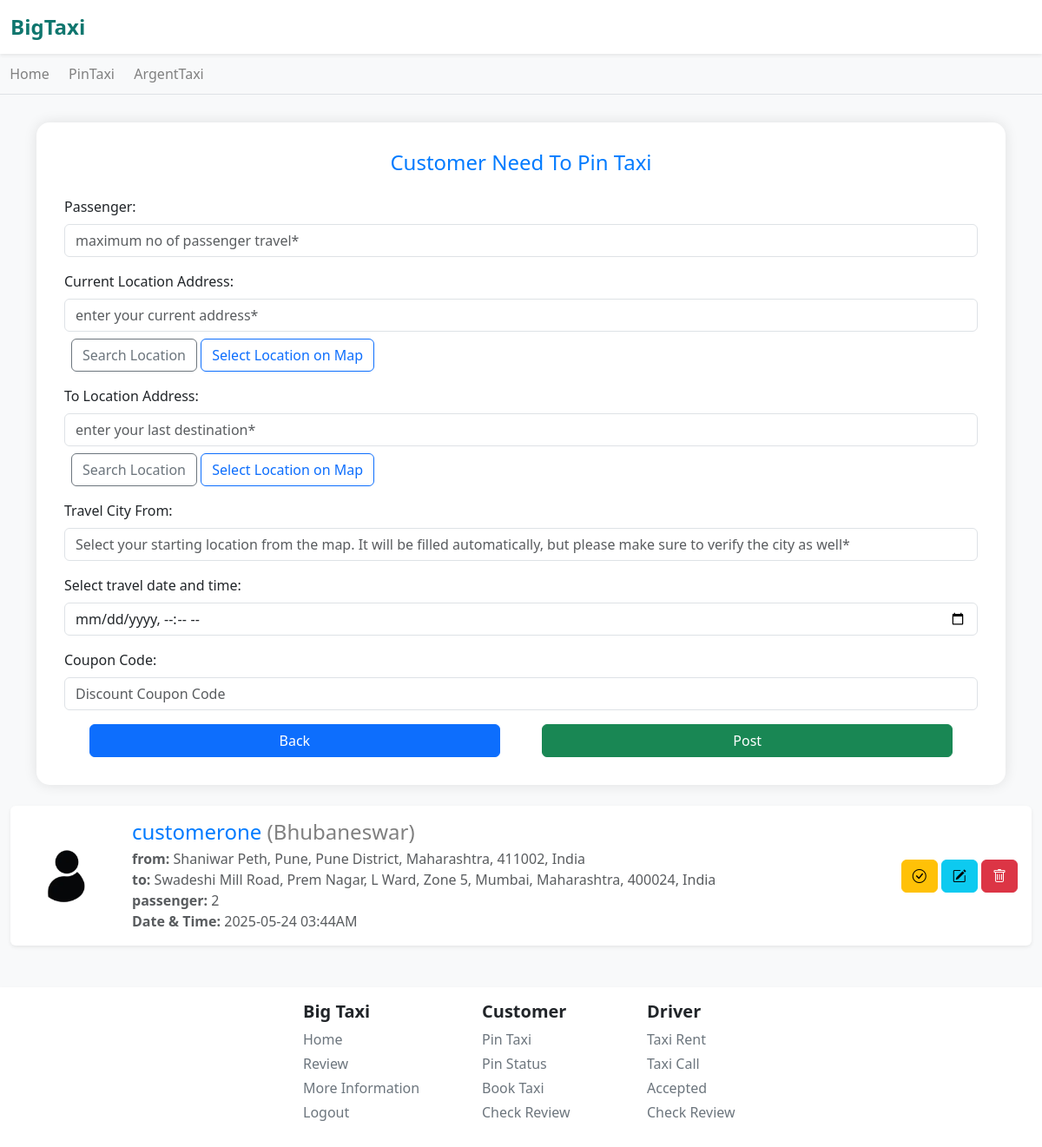
The page /home/pin/ (signed in) on the database its author committed.
### taxi_app/models.py (models this page shows, shortened)
class PinTaxiAvailable(models.Model):
    taxiAvaId = models.CharField(max_length=50)
    taxiCity = models.CharField(max_length=500)
    customerId = models.ForeignKey(usersDataModel, on_delete=models.CASCADE)
    currentLocation = models.CharField(max_length=2000)
    toLocation = models.CharField(max_length=2000, default='No Area Found!')
    taxiPassenger = models.IntegerField(default=1)
    pincode = models.CharField(max_length=20, default=' ')
    couponCodeWas = models.CharField(max_length=100, default='Customer Not Have Coupon')
    taxiDate = models.DateField(auto_now_add=True)
    taxiTime = models.TimeField(auto_now_add=True)
    taxiDateAndTimeByUser = models.CharField(max_length=100, default='none')
    priceOfTravel = models.IntegerField(default=0)
    driverCode = models.CharField(max_length=100, default='DRIVERCODE')

### Users/models.py (models this page shows, shortened)
class usersDataModel(models.Model):
    UserG = [
        ('Male', 'Male'),
        ('Female', 'Female'),
        ('Other', 'Other'),
        ('Not Check', 'Not Check'),
    ]
    UserC = [
        ('Developer', 'Developer'),
        ('Customer', 'Customer'),
        ('Driver', 'Driver'),
    ]
    ULink = models.ForeignKey(User, on_delete=models.CASCADE)
    UserCode = models.CharField(max_length=100, default='BIGTAXICODE1006463')
    UserCategory = models.CharField(choices=UserC, default='Customer')
    UserMobileNo = models.CharField(max_length=11)
    UserGender = models.CharField(max_length=100, default='Not Check')
    UserAge = models.CharField(max_length=3, default='')
    UserState = models.CharField(max_length=100, default='')
    UserCity = models.CharField(max_length=100, default='')
    UserPincode = models.CharField(max_length=20, default='')
    UserAddress = models.CharField(max_length=200, default='')
    UserPass = models.CharField(max_length=1000, default='password')
    CouponCode = models.CharField(max_length=50, null=True, blank=True)
    UProfileImage = models.ImageField(upload_to='profile/main/', default='profile/default/default.png')
    UProfileName = models.CharField(max_length=1000, default='BiXTaxi User')
    description = models.CharField(max_length=5000, default='No Description!')
    totalTripCount = models.IntegerField(default=0)
    dangerTripCount = models.IntegerField(default=0)

### taxi_app/views.py (the view, shortened to what this page needs)
# urls.py: path('pin/', views.pinTaxiFunctionBaseView, name='pinTaxi'),
def pinTaxiFunctionBaseView(request):
    if request.user.is_authenticated:
        showMessage = False
        usernames = request.user.username; user = User.objects.get(username = usernames); dataOfUser = usersDataModel.objects.get(ULink = user); dataPresentLst = PinTaxiAvailable.objects.filter(customerId = dataOfUser)
        profileImage = dataOfUser.UProfileImage; setLimitToForm = 2
        if dataPresentLst:
            valueOfPin = True
            if len(dataPresentLst) > 1:dataOfPin = PinFunction(request, dataPresentLst)
            elif len(dataPresentLst) > 3: dataOfPin = PinFunction(request, dataPresentLst)
            else:  dataOfPin = PinFunction(request, dataPresentLst)
        else: valueOfPin = False; dataOfPin = False
        if len(dataPresentLst) < setLimitToForm:
            DataShow = True
        else: DataShow = False
        context = { 'showMessage' : showMessage, 'valueOfPin' : valueOfPin, 'dataOfPin' : dataOfPin, 'usernames' : usernames, 'DataShow' : DataShow, 'profileImage' : profileImage}
        return render(request, 'main/pinTaxi.html', context)
    else: return redirect('driver:login')

### taxi_app/views.py (called while the page is built)
def PinFunction(request, dataPresentLst):
    dataOfPinLst = []; IdLst = []; codeLst = []
    for a1 in dataPresentLst:
        dataOfPinLst += [a1]
    DataOf = [1 if ReportDriverInPinTaxi.objects.filter(pinBarCode = i) else 0 for i in dataPresentLst]
    if 1 in DataOf:
        indexPosition, NoIndex = [index for index, value in enumerate(DataOf) if value == 1], [index for index, value in enumerate(DataOf) if value == 0]
        for i in indexPosition: IdLst.append(str(dataOfPinLst[i].taxiAvaId)); codeLst.append(str(dataOfPinLst[i].taxiAvaId))
        for j in NoIndex: IdLst.insert(j, '')
    request.session['ReportAccessBarCode'] = codeLst
    DataZip = list(zip(dataOfPinLst, DataOf))
    return DataZip

### templates/main/pinTaxi.html (shortened to what this page needs)
{% extends 'base.html' %} {% block body %}
<link rel="stylesheet" href="../../static/css/pinTaxi.css" />
<link rel="stylesheet" href="https://unpkg.com/leaflet/dist/leaflet.css" />
{% if DataShow %}
<div class="container mb-4">
  <div class="form-section">
    <h4>Customer Need To Pin Taxi</h4>
    <form method="POST">
      <div class="mb-3 text-start position-relative">
        <label class="form-label">Passenger:</label>
        <input
          type="number"
          class="form-control"
          name="uTaxiPassenger"
          min="0"
          placeholder="maximum no of passenger travel*"
          required
        />
      </div>
      <div class="mb-3 text-start position-relative">
        <label class="form-label">Current Location Address:</label>
        <input
          type="text"
          class="form-control"
          name="uCurrentLocation"
          id="currentLocationUser"
          placeholder="enter your current address*"
          required
        />
        <button
          type="button"
          id="search-current-location-btn"
          class="btn btn-outline-secondary mt-2 ms-2"
        >
          Search Location
        </button>
        <button
          type="button"
          id="open-current-map-btn"
          class="btn btn-outline-primary mt-2"
        >
          Select Location on Map
        </button>
      </div>
      <div class="mb-3 text-start position-relative">
        <label class="form-label">To Location Address:</label>
        <input
          type="text"
          class="form-control"
          name="uLastLocation"
          id="toLocationInput"
          placeholder="enter your last destination*"
          required
        />
        <button
          type="button"
          id="search-location-btn"
          class="btn btn-outline-secondary mt-2 ms-2"
        >
          Search Location
        </button>
        <button
          type="button"
          id="open-map-btn"
          class="btn btn-outline-primary mt-2"
        >
          Select Location on Map
        </button>
      </div>
      <div class="mb-3 text-start position-relative">
        <label class="form-label">Travel City From:</label>
        <input
          type="text"
          class="form-control"
          name="uCity"
          id="user-city"
          value=""
          placeholder="Select your starting location from the map. It will be filled automatically, but please make sure to verify the city as well*"
          readonly
          />
      </div>
      <div class="mb-3 text-start position-relative">
        <label class="form-label" for="datetime"
          >Select travel date and time:</label
        >
        <input
          type="datetime-local"
          id="datetime"
          class="form-control"
          name="utaxiDateAndTimeByUser"
          required
        />
      </div>
      {% if userCategoryis == 'Customer' %}
      <div class="mb-3 text-start position-relative">
        <label class="form-label">Coupon Code:</label>
        <input
          type="text"
          class="form-control"
          name="uCouponCode"
          placeholder="Discount Coupon Code"
        />
      </div>
      {% endif %}
      <div class="w-100 d-flex justify-content-center gap-5">
        <a href="{% url 'taxi_app:home' %}" class="btn btn-primary w-pin-taxi"
          >Back</a
        >
        <button type="submit" class="btn btn-success w-pin-taxi">Post</button>
      </div>
    </form>
  </div>
</div>
{% else %}
<div class="container mt-5">
  <div class="alert text-center">
    You have already pinned 2 taxis. To add another, please unpin one first.
  </div>
</div>
{% endif %}
{% if valueOfPin %}
  {% for DP, FIR in dataOfPin %}
<div class="container-xxl my-3">
  {% if FIR %}
    <div class="bg-warning shadow-sm rounded p-3 d-flex align-items-center flex-wrap flex-md-nowrap" style="border-radius: 50%;">
  {% else %}
    <div class="bg-white shadow-sm rounded p-3 d-flex align-items-center flex-wrap flex-md-nowrap" style="border-radius: 50%;">
  {% endif %}
    <div class="me-4 mb-3 mb-md-0">
      <img
        src="/media/{{ profileImage }}"
        alt="User Profile"
        class="rounded-circle"
        style="width: 100px; height: 100px; object-fit: cover; border-radius: 50%;"
      />
    </div>
    <div class="me-auto">
      <h4 class="mb-1">
        {{ usernames }}
        <span class="taxi-passenger-limit-text">({{ DP.taxiCity }})</span>
      </h4>
      <p class="text-muted mb-0">
        <strong>from:</strong> {{ DP.currentLocation|truncatewords:15 }}
      </p>
      <p class="text-muted mb-0"><strong>to:</strong> {{ DP.toLocation|truncatewords:15 }}</p>
      <p class="text-muted mb-0"><strong>passenger:</strong> {{ DP.taxiPassenger }}</p>
      <p class="text-muted mb-0"><strong>Date & Time:</strong> {{ DP.taxiDateAndTimeByUser }}</p>
    </div>
    <div class="mt-3 mt-md-0">
      {% if FIR %}
        <a href="{% url 'taxi_app:checkPinReport' DP.taxiAvaId %}" class="btn btn-primary"><i class="bi bi-file-earmark-text"></i></a>
        <a href="{% url 'taxi_app:repostPin' DP.taxiAvaId %}" class="btn btn-success"><i class="bi bi-arrow-clockwise"></i></a>
        <a href="{% url 'taxi_app:deletePinTaxiReport' DP.taxiAvaId %}" class="btn btn-danger"><i class="bi bi-trash"></i></a>
      {% else %}
        <a href="{% url 'taxi_app:pinStatus' DP.taxiAvaId %}" class="btn btn-warning button-home"><i class="bi bi-check-circle"></i></a>
        <a href="#" class="btn btn-info"><i class="bi bi-pencil-square"></i></a>
        <a href="{% url 'taxi_app:deletePinTaxiDetail' DP.taxiAvaId %}" class="btn btn-danger button-home-red"><i class="bi bi-trash"></i></a>
      {% endif %}
    </div>
  </div>
</div>
{% endfor %}
{% endif %}
{% endblock %}

### static/css/pinTaxi.css (style rules this page uses)
body { background-color: #f8fafc; }
.form-section { background-color: #ffffff; padding: 2rem; border-radius: 15px; box-shadow: 0 0 15px rgba(0, 0, 0, 0.1); margin-top: 2rem; text-align: center; }
h4 { color: #007bff; margin-bottom: 1.5rem; }
.w-pin-taxi { width: 45% !important; }
.taxi-passenger-limit-text { color: gray; }

### templates/inc/navbar.html (style rules this page uses)
a { text-decoration: none; }

### templates/inc/footer.html (style rules this page uses)
a { text-decoration: none; }

### rows shown on the page
PinTaxiAvailable: UProfileImage (placeholder picture), taxiCity "Bhubaneswar", currentLocation "Shaniwar Peth, Pune, Pune District, Maharashtra, 411002, India", toLocation "Swadeshi Mill Road, Prem Nagar, L Ward, Zone 5, Mumbai, Maharashtra, 400024, India", taxiPassenger "2", taxiDateAndTimeByUser "2025-05-24 03:44AM"

### other values the page prints
{{ usernames }} "customerone"
